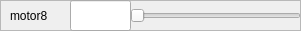
         <widget class="QFrame" name="frame_22">
          <property name="geometry">
           <rect>
            <x>0</x>
            <y>480</y>
            <width>301</width>
            <height>31</height>
           </rect>
          </property>
          <property name="frameShape">
           <enum>QFrame::StyledPanel</enum>
          </property>
          <property name="frameShadow">
           <enum>QFrame::Raised</enum>
          </property>
          <widget class="QSlider" name="motor8">
           <property name="geometry">
            <rect>
             <x>130</x>
             <y>0</y>
             <width>171</width>
             <height>31</height>
            </rect>
           </property>
           <property name="minimum">
            <number>-50</number>
           </property>
           <property name="maximum">
            <number>50</number>
           </property>
           <property name="value">
            <number>-50</number>
           </property>
           <property name="orientation">
            <enum>Qt::Horizontal</enum>
           </property>
          </widget>
          <widget class="QLabel" name="label_21">
           <property name="geometry">
            <rect>
             <x>10</x>
             <y>0</y>
             <width>91</width>
             <height>31</height>
            </rect>
           </property>
           <property name="text">
            <string>motor8</string>
           </property>
          </widget>
          <widget class="QFrame" name="frame_23">
           <property name="geometry">
            <rect>
             <x>40</x>
             <y>30</y>
             <width>301</width>
             <height>31</height>
            </rect>
           </property>
           <property name="frameShape">
            <enum>QFrame::StyledPanel</enum>
           </property>
           <property name="frameShadow">
            <enum>QFrame::Raised</enum>
           </property>
           <widget class="QSlider" name="horizontalSlider_16">
            <property name="geometry">
             <rect>
              <x>70</x>
              <y>0</y>
              <width>231</width>
              <height>31</height>
             </rect>
            </property>
            <property name="orientation">
             <enum>Qt::Horizontal</enum>
            </property>
           </widget>
           <widget class="QLabel" name="label_22">
            <property name="geometry">
             <rect>
              <x>10</x>
              <y>0</y>
              <width>91</width>
              <height>31</height>
             </rect>
            </property>
            <property name="text">
             <string>motor0</string>
            </property>
           </widget>
          </widget>
          <widget class="QLineEdit" name="setPoint_motor8">
           <property name="geometry">
            <rect>
             <x>70</x>
             <y>0</y>
             <width>61</width>
             <height>31</height>
            </rect>
           </property>
           <property name="readOnly">
            <bool>true</bool>
           </property>
          </widget>
         </widget>
